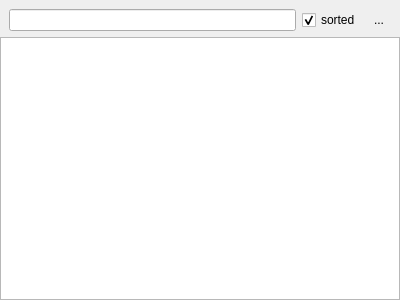
<?xml version="1.0" encoding="UTF-8"?>
<ui version="4.0">
 <class>Form</class>
 <widget class="QWidget" name="Form">
  <property name="geometry">
   <rect>
    <x>0</x>
    <y>0</y>
    <width>400</width>
    <height>300</height>
   </rect>
  </property>
  <property name="windowTitle">
   <string>Ide Method Browser Dialog</string>
  </property>
  <layout class="QGridLayout" name="gridLayout">
   <property name="margin">
    <number>0</number>
   </property>
   <item row="0" column="0">
    <layout class="QHBoxLayout" name="horizontalLayout">
     <property name="leftMargin">
      <number>9</number>
     </property>
     <property name="topMargin">
      <number>9</number>
     </property>
     <property name="rightMargin">
      <number>9</number>
     </property>
     <item>
      <widget class="QLineEdit" name="uiSearchTXT">
       <property name="toolTip">
        <string>Search Methods</string>
       </property>
      </widget>
     </item>
     <item>
      <widget class="QCheckBox" name="uiSortedCHK">
       <property name="text">
        <string>sorted</string>
       </property>
       <property name="checked">
        <bool>true</bool>
       </property>
      </widget>
     </item>
     <item>
      <widget class="QToolButton" name="uiRefreshBTN">
       <property name="toolTip">
        <string>Refresh Contents</string>
       </property>
       <property name="text">
        <string>...</string>
       </property>
       <property name="autoRaise">
        <bool>true</bool>
       </property>
      </widget>
     </item>
    </layout>
   </item>
   <item row="1" column="0">
    <widget class="QTreeWidget" name="uiMethodTREE">
     <property name="alternatingRowColors">
      <bool>true</bool>
     </property>
     <property name="sortingEnabled">
      <bool>true</bool>
     </property>
     <property name="expandsOnDoubleClick">
      <bool>false</bool>
     </property>
     <attribute name="headerVisible">
      <bool>false</bool>
     </attribute>
     <attribute name="headerStretchLastSection">
      <bool>false</bool>
     </attribute>
     <column>
      <property name="text">
       <string>Method</string>
      </property>
     </column>
     <column>
      <property name="text">
       <string>Line</string>
      </property>
     </column>
    </widget>
   </item>
  </layout>
 </widget>
 <tabstops>
  <tabstop>uiSearchTXT</tabstop>
  <tabstop>uiSortedCHK</tabstop>
  <tabstop>uiRefreshBTN</tabstop>
  <tabstop>uiMethodTREE</tabstop>
 </tabstops>
 <resources/>
 <connections/>
</ui>
